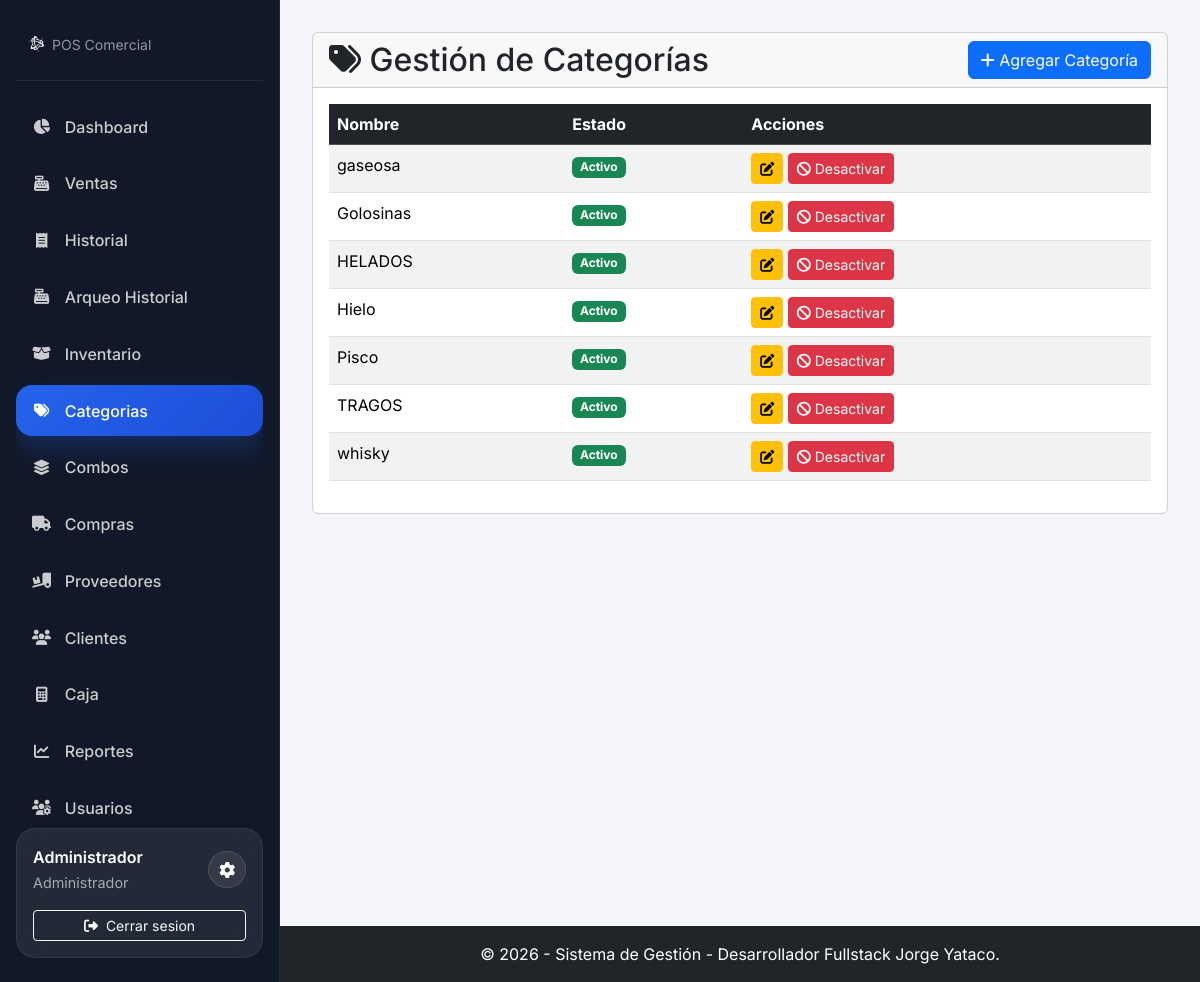
The app's page /modules/categorias/index.php (signed in) with its own data.
### tables this page shows
CREATE TABLE `categorias` (
  `id_categoria` int(11) NOT NULL,
  `nombre` varchar(100) NOT NULL,
  `activo` tinyint(1) NOT NULL DEFAULT 1 COMMENT '1 = Activo, 0 = Inactivo'
);

### config/database.php (called while the page is built, shortened)
<?php
function tienePermiso($permiso) {
    if (isset($_SESSION['permisos']) && in_array($permiso, $_SESSION['permisos'])) {
        return true;
    }
    return false;
}

### modules/categorias/index.php (the view, shortened to what this page needs)
<?php
require_once __DIR__ . '/../../config/database.php';
require_once __DIR__ . '/../../includes/header.php';
$sql = "SELECT * FROM categorias ORDER BY nombre ASC";
$resultado = $conexion->query($sql);
?>
<div class="card">
    <div class="card-header d-flex justify-content-between align-items-center">
        <h2 class="m-0"><i class="fas fa-tags"></i> Gestión de Categorías</h2>
        <?php if (tienePermiso('categorias_crear_editar')): ?>
        <button type="button" class="btn btn-primary" data-bs-toggle="modal" data-bs-target="#categoriaModal">
            <i class="fas fa-plus"></i> Agregar Categoría
        </button>
        <?php endif; ?>
    </div>
    <div class="card-body">
        <table class="table table-striped table-hover">
            <thead class="table-dark">
                <tr>
                    <th>Nombre</th>
                    <th>Estado</th>
                    <th>Acciones</th>
                </tr>
            </thead>
            <tbody>
                <?php while($cat = $resultado->fetch_assoc()): ?>
                <tr>
                    <td><?php echo htmlspecialchars($cat['nombre']); ?></td>
                    <td>
                        <?php if ($cat['activo']): ?>
                            <span class="badge bg-success">Activo</span>
                        <?php else: ?>
                            <span class="badge bg-danger">Inactivo</span>
                        <?php endif; ?>
                    </td>
                    <td>
                        <?php if (tienePermiso('categorias_crear_editar')): ?>
                        <button type="button" class="btn btn-sm btn-warning edit-cat-btn" data-bs-toggle="modal" data-bs-target="#categoriaModal" data-id="<?php echo $cat['id_categoria']; ?>" data-nombre="<?php echo htmlspecialchars($cat['nombre']); ?>">
                            <i class="fas fa-edit"></i>
                        </button>
                        <?php endif; ?>
                        <?php if (tienePermiso('categorias_cambiar_estado')): ?>
                            <?php if ($cat['activo']): ?>
                                <a href="cambiar_estado.php?id=<?php echo $cat['id_categoria']; ?>&estado=0" class="btn btn-sm btn-danger"><i class="fas fa-ban"></i> Desactivar</a>
                            <?php else: ?>
                                <a href="cambiar_estado.php?id=<?php echo $cat['id_categoria']; ?>&estado=1" class="btn btn-sm btn-success"><i class="fas fa-check"></i> Activar</a>
                            <?php endif; ?>
                        <?php endif; ?>
                    </td>
                </tr>
                <?php endwhile; ?>
            </tbody>
        </table>
    </div>
</div>
<?php
require_once __DIR__ . '/../../includes/footer.php';
?>

### assets/css/style.css (style rules this page uses)
body { display: flex; flex-direction: column; min-height: 100vh; }

### includes/header.php (style rules this page uses)
:root { --app-sidebar-width: 280px; --app-sidebar-bg: #111827; --app-sidebar-border: rgba(255, 255, 255, 0.08); --app-sidebar-text: rgba(255, 255, 255, 0.78); --app-sidebar-text-strong: #ffffff; --app-sidebar-hover: rgba(255, 255, 255, 0.08); --app-sidebar-active: linear-gradient(135deg, #2563eb 0%, #1d4ed8 100%); --app-body-bg: #f4f6fb; --app-card-bg: rgba(255, 255, 255, 0.08); }
html, body { min-height: 100%; }
body { font-family: 'Inter', sans-serif; background-color: var(--app-body-bg); color: #111827; }

### records on screen
categorias: nombre "gaseosa", activo "Activo"
categorias: nombre "Golosinas", activo "Activo"
categorias: nombre "HELADOS", activo "Activo"
categorias: nombre "Hielo", activo "Activo"
categorias: nombre "Pisco", activo "Activo"
categorias: nombre "TRAGOS", activo "Activo"
categorias: nombre "whisky", activo "Activo"

### other values on screen
$item['label'] "Dashboard"
$item['label'] "Ventas"
$item['label'] "Historial"
$item['label'] "Arqueo Historial"
$item['label'] "Inventario"
$item['label'] "Categorias"
$item['label'] "Combos"
$item['label'] "Compras"
$item['label'] "Proveedores"
$item['label'] "Clientes"
$item['label'] "Caja"
$item['label'] "Reportes"
$item['label'] "Usuarios"
$nombreUsuarioSidebar "Administrador"
$rolUsuarioSidebar "Administrador"
